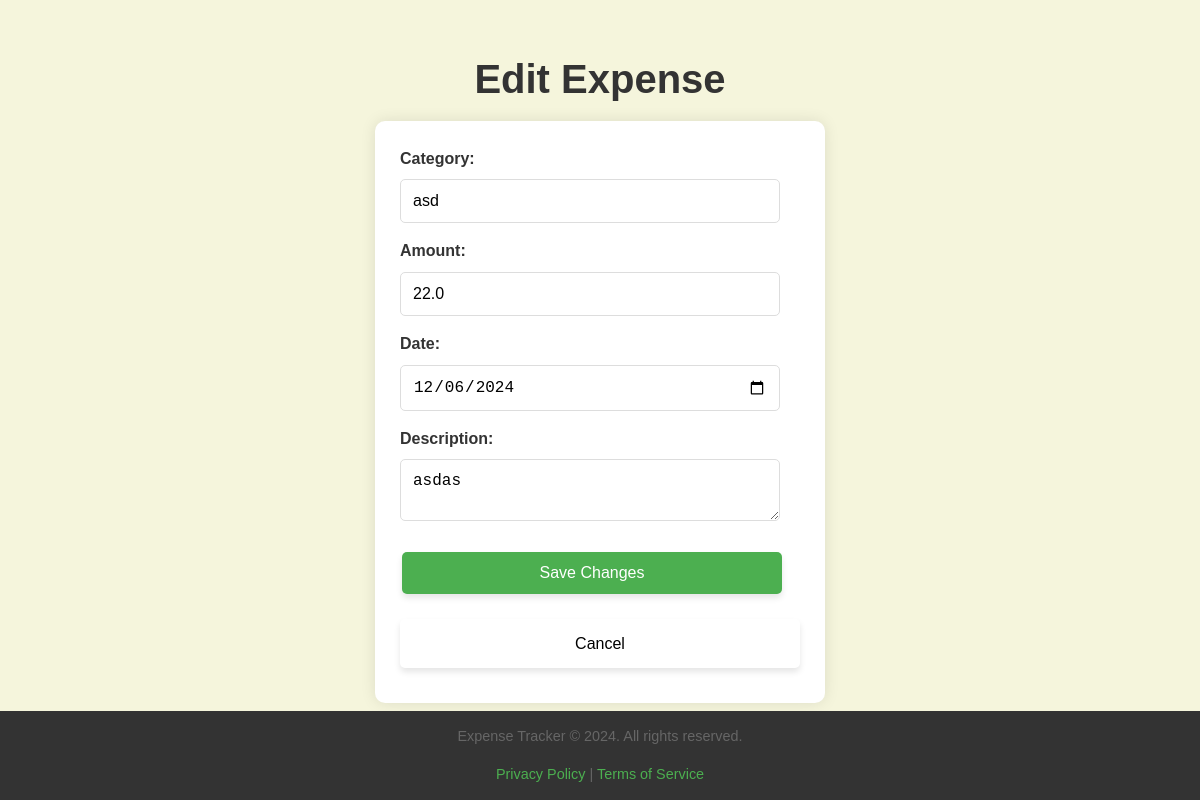
Page /edit_expenses/14 (signed in) on the earlier database version.
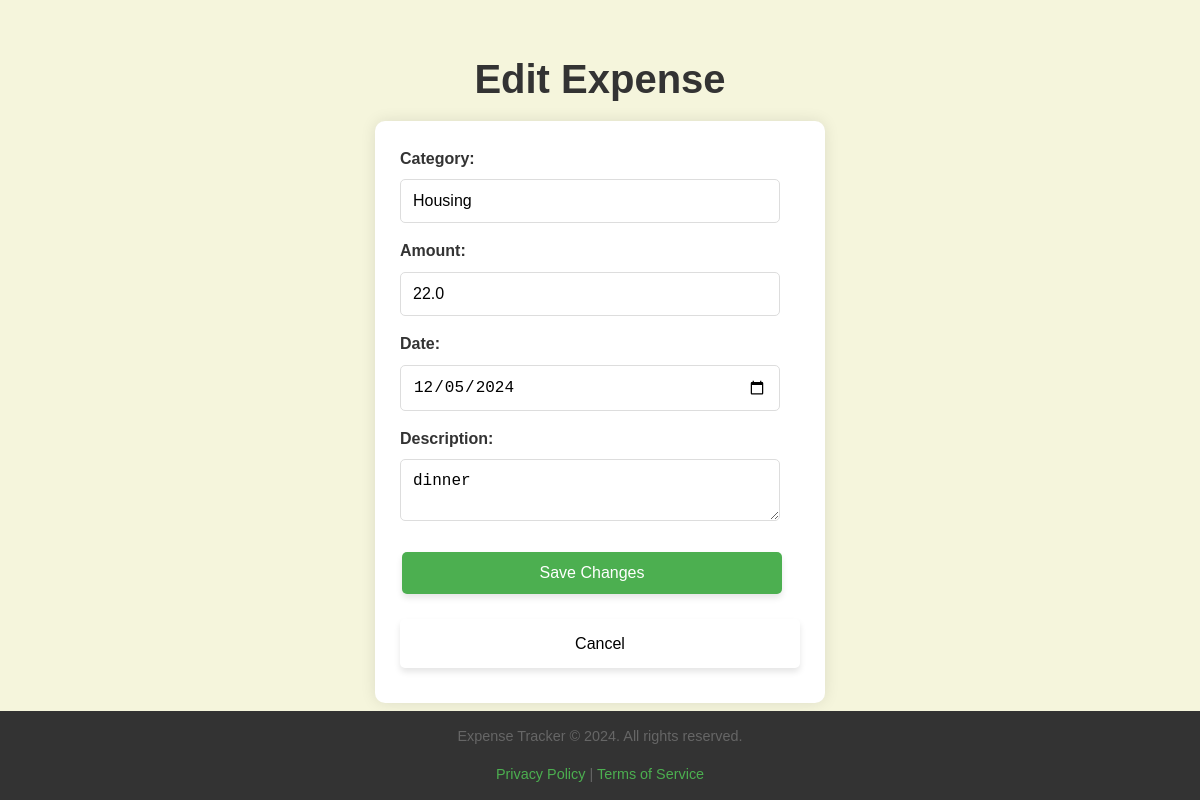
Same page on the later database version.
### tables this page shows
CREATE TABLE expenses (
        id INTEGER PRIMARY KEY AUTOINCREMENT,
        category_id INTEGER,
        amount REAL,
        date TEXT,
        description TEXT,
        user_id INTEGER, category TEXT,
        FOREIGN KEY (category_id) REFERENCES categories (id),
        FOREIGN KEY (user_id) REFERENCES users (id)
    );

### app.py (the view, shortened to what this page needs)
@app.route('/edit_expenses/<int:eid>', methods=['GET', 'POST'])
def edit_expense(eid):
    uid = session.get('user_id')
    if not uid:
        return redirect(url_for('login'))
    with get_conn() as conn:
        expense = conn.execute("SELECT * FROM expenses WHERE id = ? AND user_id = ?", (eid, uid)).fetchone()
        if not expense:
            flash("Expense not found.", "error")
            return redirect(url_for('view_expenses'))
    return render_template('edit_expense.html', expense=expense, categories=CATEGORIES)

### app.py (called while the page is built)
def get_conn():
    conn = sqlite3.connect(DB_FILE)
    conn.row_factory = sqlite3.Row
    return conn

### templates/edit_expense.html (shortened to what this page needs)
<!DOCTYPE html>
<html lang="en">
<head>
    <link rel="stylesheet" href="{{ url_for('static', filename='style.css') }}">
</head>
<body>
    <div class="container">
        <h1>Edit Expense</h1>
        <form method="POST">
            <div class="form-group">
                <label for="category">Category:</label>
                <input type="text" id="category" name="category" value="{{ expense['category'] }}" required>
            </div>
            <div class="form-group">
                <label for="amount">Amount:</label>
                <input type="number" step="0.01" id="amount" name="amount" value="{{ expense['amount'] }}" required>
            </div>
            <div class="form-group">
                <label for="date">Date:</label>
                <input type="date" id="date" name="date" value="{{ expense['date'] }}" required>
            </div>
            <div class="form-group">
                <label for="description">Description:</label>
                <textarea id="description" name="description" required>{{ expense['description'] }}</textarea>
            </div>
            <div class="form-actions">
                <button type="submit">Save Changes</button>
                <a href="{{ url_for('view_expenses') }}" class="cancel-button">Cancel</a>
            </div>
        </form>
    </div>
</body>
<footer>
        <p>Expense Tracker &copy; 2024. All rights reserved.</p>
        <p><a href="#">Privacy Policy</a> | <a href="#">Terms of Service</a></p>
    </footer>
</html>

Differences in the rows shown:
changed expenses: category "asd" → "Housing"; date "12/06/2024" → "12/05/2024"; description "asdas" → "dinner"
